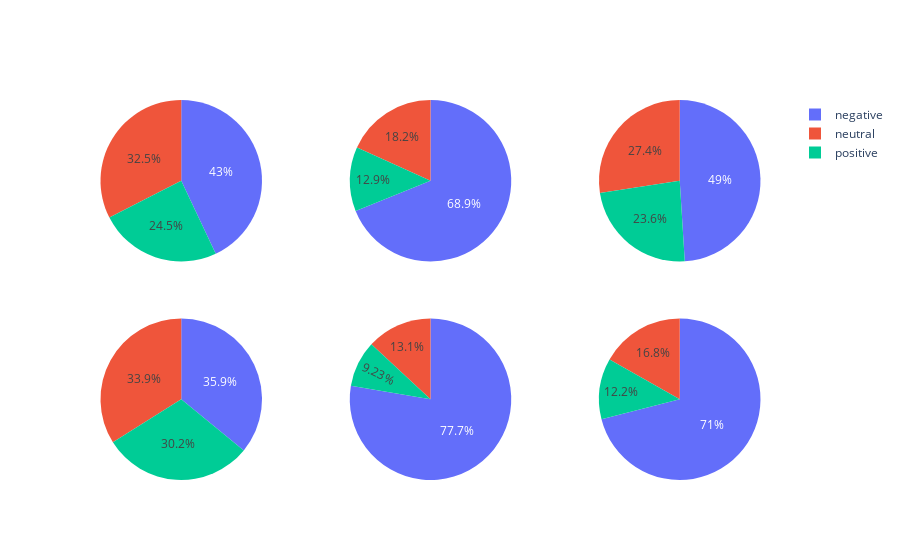

Source (notebook cell):
### Code cell
fig = go.Figure(fig)
fig.show()

### Figure 1 — Plotly figure (JSON) as saved in the notebook; plotly's stock layout.template omitted (floating-point values rounded to 4 significant figures)
{"data": [{"domain": {"x": [0, 0.2889], "y": [0.575, 1]}, "labels": ["negative", "neutral", "positive"], "name": "Delta", "type": "pie", "values": [955, 723, 544]}, {"domain": {"x": [0.3556, 0.6444], "y": [0.575, 1]}, "labels": ["negative", "neutral", "positive"], "name": "United", "type": "pie", "values": [2633, 697, 492]}, {"domain": {"x": [0.7111, 1], "y": [0.575, 1]}, "labels": ["negative", "neutral", "positive"], "name": "Southwest", "type": "pie", "values": [1186, 664, 570]}, {"domain": {"x": [0, 0.2889], "y": [0, 0.425]}, "labels": ["negative", "neutral", "positive"], "name": "Virgin America", "type": "pie", "values": [181, 171, 152]}, {"domain": {"x": [0.3556, 0.6444], "y": [0, 0.425]}, "labels": ["negative", "neutral", "positive"], "name": "US Airways", "type": "pie", "values": [2263, 381, 269]}, {"domain": {"x": [0.7111, 1], "y": [0, 0.425]}, "labels": ["negative", "neutral", "positive"], "name": "American", "type": "pie", "values": [1960, 463, 336]}], "layout": {}}
